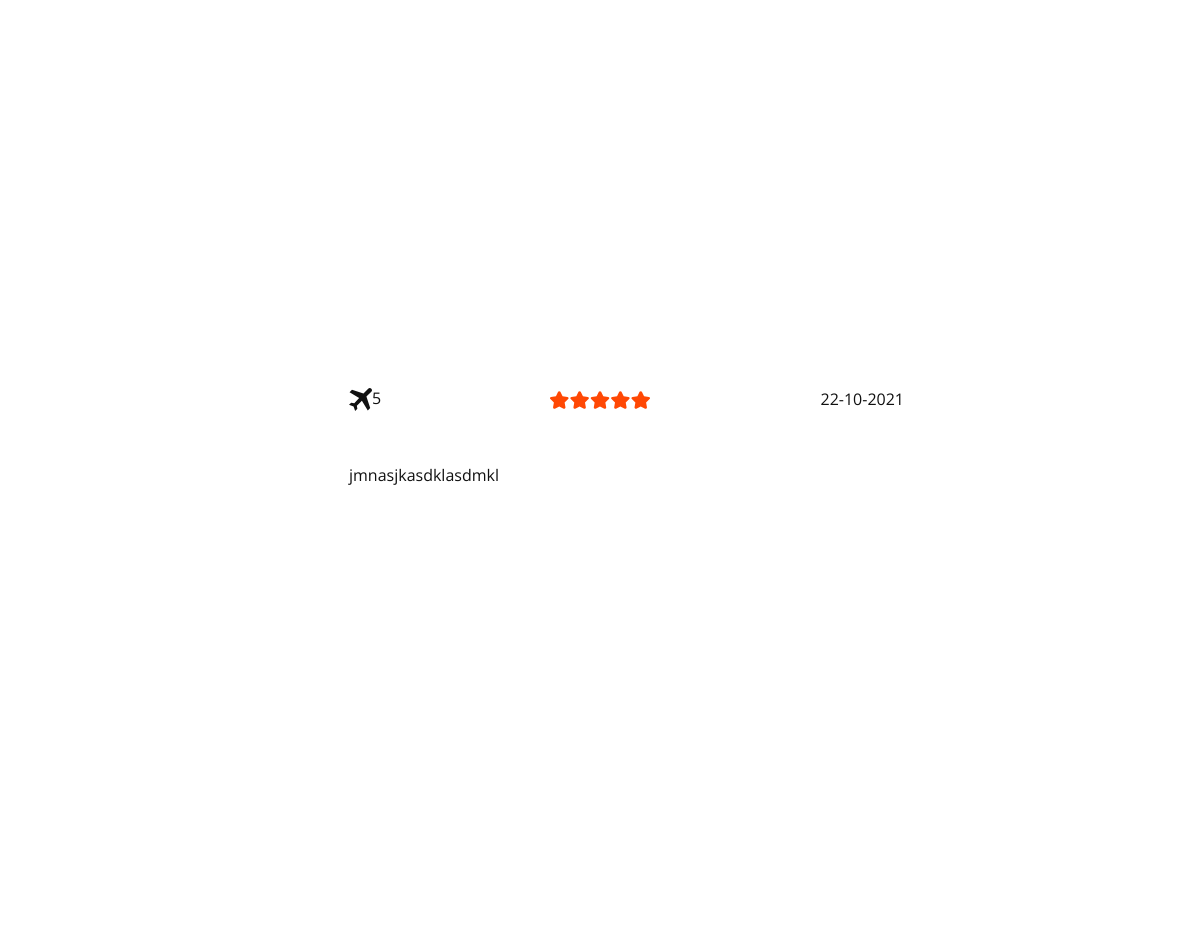
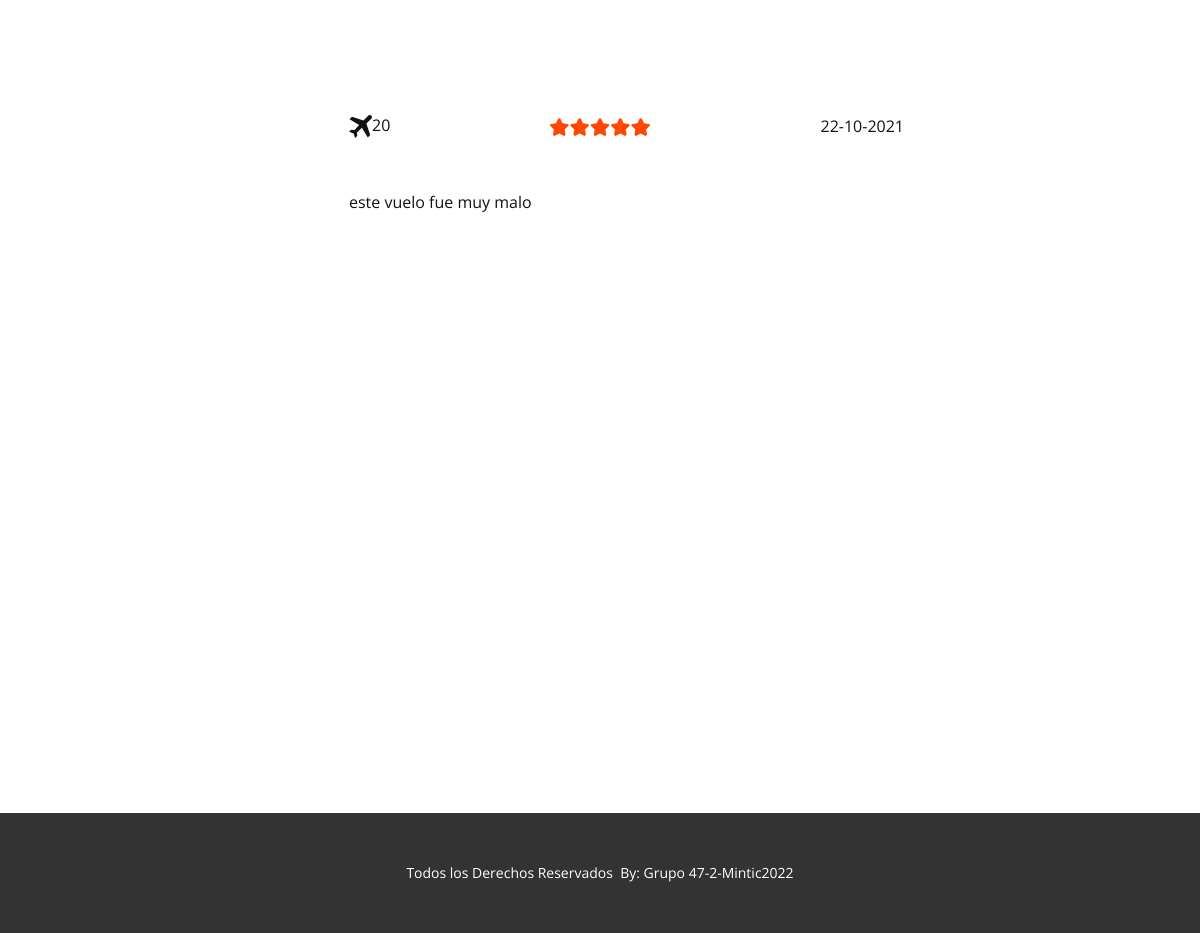
/reviews (signed in, lower part), run on an earlier commit of the app's database (2 pictures, top to bottom).
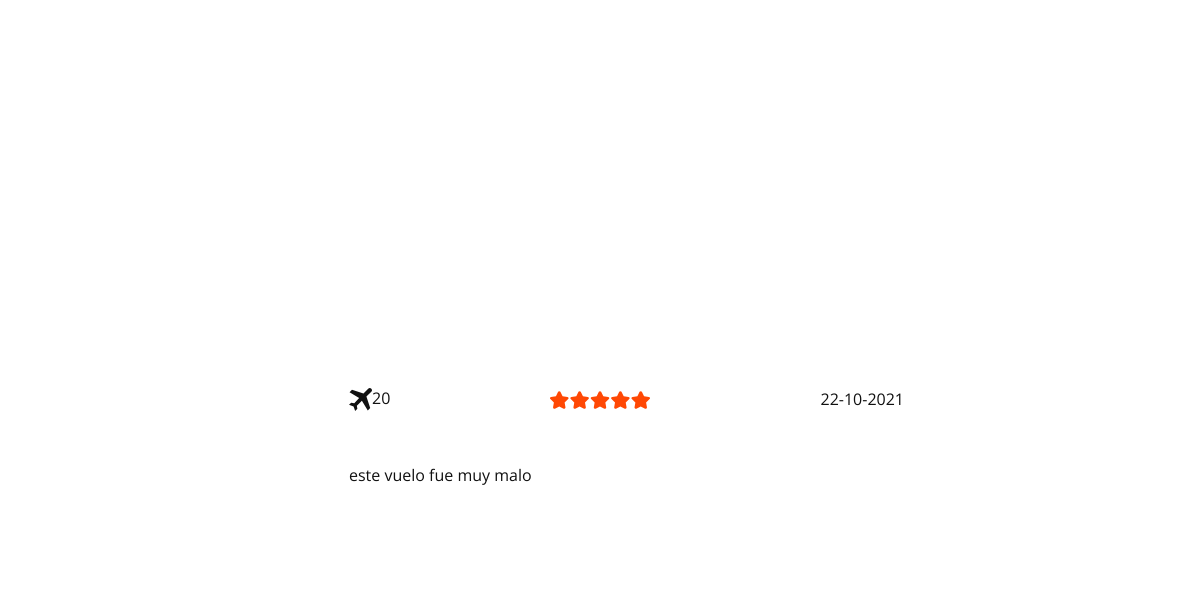
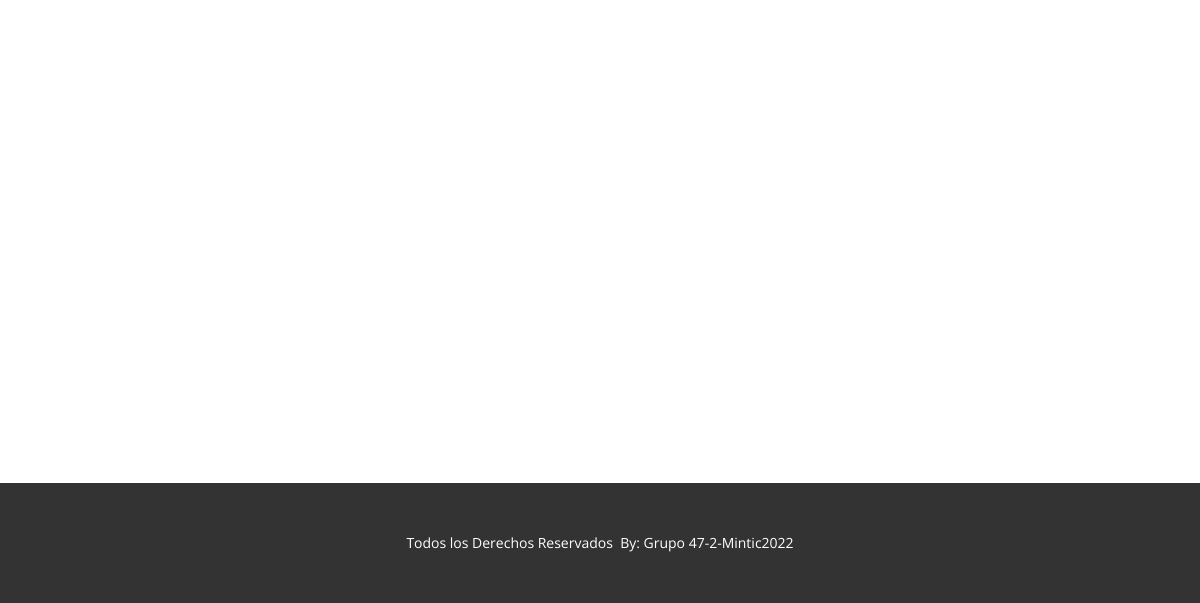
And on a later commit of the database (2 pictures, top to bottom).
### tables this page shows
CREATE TABLE Review (idReview INTEGER PRIMARY KEY AUTOINCREMENT UNIQUE NOT NULL, idVuelo int REFERENCES Vuelo (idVuelo) ON DELETE CASCADE ON UPDATE CASCADE, comment varchar (200), puntuacion int (1), idUser int REFERENCES Usuario (idUser) ON DELETE CASCADE ON UPDATE CASCADE NOT NULL, fechaReview timestamp);

### main.py (the view)
@app.route("/reviews", methods = ["GET", "POST"])
def reviews():
   if 'idUser' in session and session["rol"] == 1:
      pasajero = Pasajero()
      reviews = pasajero.consultarReviews(session['idUser'])
      return render_template("reviews.html", reviews=reviews)
   elif 'idUser' in session and session["rol"] == 2:
      piloto = Piloto()
      reviews = piloto.consultarReviewsPi(session['idUser'])
      return render_template("reviews.html", reviews=reviews)

### clases.py (called while the page is built)
def dict_factory(cursor, row):
    d = {}
    for idx, col in enumerate(cursor.description):
        d[col[0]] = row[idx]
    return d

    def sql_connection(self):
        try:
            con=sqlite3.connect('database/database.db')
            con.row_factory = dict_factory
            return con
        except Error:
            print(Error)

    def consultarReviews(self, idUser):
        sentencia = "SELECT * FROM review WHERE idUser = ?"
        db = Database()
        con = db.sql_connection()
        cursorObj = con.cursor()
        cursorObj.execute(sentencia,[idUser])
        con.commit()
        review = cursorObj.fetchall()
        con.close()
        return review

### templates/reviews.html (shortened to what this page needs)
<!DOCTYPE html>
<html style="font-size: 16px;">
  <head>
    <link rel="stylesheet" href="../static/nicepage.css" media="screen">
<link rel="stylesheet" href="../static/reviews.css" media="screen">
  </head>
  <body class="u-body">
    <section class="u-clearfix u-section-1" id="sec-1176">
      <div class="u-clearfix u-sheet u-sheet-1">
{% for review in reviews %}
        <div class="u-list u-list-1">
          <div class="u-repeater u-repeater-1">
            <div class="u-container-style u-list-item u-repeater-item">
              <div class="u-container-layout u-similar-container u-container-layout-1">
                <p class="u-text u-text-2">{{review.comment}}</p><span class="u-icon u-icon-circle u-text-palette-1-base u-icon-1"><svg class="u-svg-link" preserveAspectRatio="xMidYMin slice" viewBox="0 0 512 512" style=""><use xmlns:xlink="http://www.w3.org/1999/xlink" xlink:href="#svg-2d95"></use></svg>
</span><span class="u-icon u-icon-circle u-icon-2"><svg class="u-svg-link" preserveAspectRatio="xMidYMin slice" viewBox="0 0 512 512" style=""><use xmlns:xlink="http://www.w3.org/1999/xlink" xlink:href="#svg-d344"></use></svg></span>
                <p class="u-text u-text-3">{{review.idVuelo}}</p>
                <p class="u-align-right u-text u-text-4">{{review.fechaReview}}</p>
              </div>
            </div>
              </div>
            </div>
{% endfor %}
          </div>
    </section>
    <footer class="u-align-center u-clearfix u-footer u-grey-80 u-footer" id="sec-7e24"><div class="u-clearfix u-sheet u-sheet-1">
        <p class="u-small-text u-text u-text-variant u-text-1"> Todos los Derechos Reservados&nbsp;
By: Grupo 47-2-Mintic2022</p>
      </div></footer>
  </body>
</html>

What changed in the data, as far as the page shows it:
removed Review: comment "jmnasjkasdklasdmkl", idVuelo "5", fechaReview "22-10-2021"
